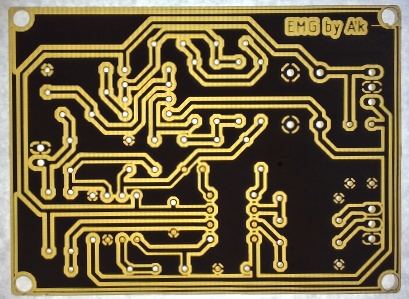
#> input picture test_functions/testpcb.jpg, 409 x 299 px, found by its file name
$ python Trace_Copper.py
#> lines starting #> are read from the running program, lines starting #| are printed output that depends on the picture; after the words box and inside, x2 and y2 are one past the last pixel; in counts of white or black regions, pixels touching at a corner belong together
import cv2
import numpy as np
import matplotlib.pyplot as plt
from skimage import measure
from skimage.morphology import disk, closing, opening, dilation
import random

# Load the image
image_path = "test_functions/testpcb.jpg"  # Update this path as needed
image_pcb = cv2.imread(image_path)
#> image_pcb is the input picture: shape (299, 409, 3); mean B, G, R 67.3, 101, 114.5

if image_pcb is None:
    print(f"Error: Could not load image from {image_path}")
else:
    # Convert to RGB for display
    image_rgb = cv2.cvtColor(image_pcb, cv2.COLOR_BGR2RGB)

    # Convert to HSV for better color segmentation
    hsv = cv2.cvtColor(image_pcb, cv2.COLOR_BGR2HSV)
#> hsv: shape (299, 409, 3); mean H, S, V 40.4, 114.5, 115.2

    # Define range for copper/gold color (golden yellow)
    lower_copper = np.array([15, 50, 100])
    upper_copper = np.array([30, 255, 255])

    # Create mask for copper
    copper_mask = cv2.inRange(hsv, lower_copper, upper_copper)
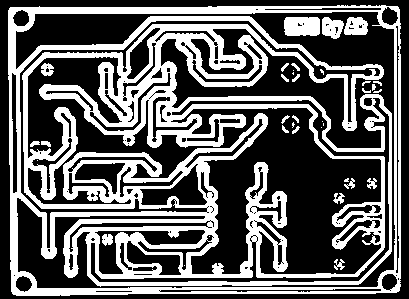
#> copper_mask: shape (299, 409); 37.9% white; 36 white regions (12 under 20 px), largest, box (x1, y1, x2, y2) and area: (8, 5, 401, 296) 44023, (284, 17, 320, 36) 648, (344, 17, 368, 35) 347

    # Apply morphological operations to clean up the mask
    kernel = np.ones((3, 3), np.uint8)
    copper_mask = cv2.morphologyEx(copper_mask, cv2.MORPH_OPEN, kernel, iterations=1)
#> copper_mask: shape (299, 409); 36.7% white; 49 white regions (22 under 20 px), largest, box (x1, y1, x2, y2) and area: (8, 6, 392, 296) 39934, (377, 5, 401, 225) 785, (284, 17, 320, 36) 647
    copper_mask = cv2.morphologyEx(copper_mask, cv2.MORPH_CLOSE, kernel, iterations=2)
#> copper_mask: shape (299, 409); 49.2% white; 14 white regions (7 under 20 px)

    # Label connected components in the mask
    labels = measure.label(copper_mask, connectivity=2)
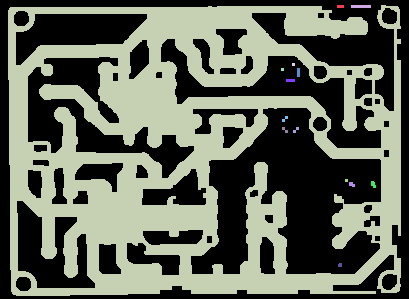
#> labels: shape (299, 409) int64; 15 distinct labels, from 0 to 14; one colour per label, 0 black
    props = measure.regionprops(labels)
#> props = 14 regions; largest, box (x1, y1, x2, y2) and area: (8, 5, 401, 296) 59888, (351, 5, 371, 8) 60, (297, 68, 300, 77) 27, (286, 79, 295, 82) 27, (371, 181, 376, 188) 26

    # Filter small regions (noise)
    min_area = 50  # Adjust this threshold as needed
    filtered_mask = np.zeros_like(copper_mask)
    for prop in props:
        if prop.area >= min_area:
            filtered_mask[labels == prop.label] = 255
#> this loop made 14 passes
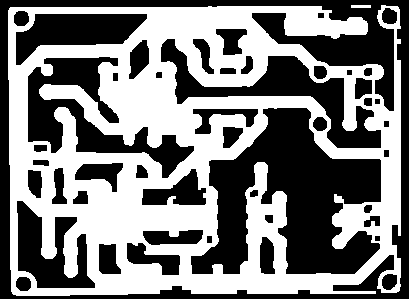
#> filtered_mask: shape (299, 409); 49% white; 2 white regions, box (x1, y1, x2, y2) and area: (8, 5, 401, 296) 59888, (351, 5, 371, 8) 60

    # Display original mask and filtered mask
    plt.figure(figsize=(15, 10))
    plt.subplot(2, 2, 1), plt.imshow(image_rgb), plt.title("Original PCB")
    plt.subplot(2, 2, 2), plt.imshow(copper_mask, cmap="gray"), plt.title("Copper Mask")
    plt.subplot(2, 2, 3), plt.imshow(filtered_mask, cmap="gray"), plt.title(
        "Filtered Copper Mask"
    )

    # Create an RGB version of the image with only the copper traces
    copper_only = cv2.bitwise_and(image_rgb, image_rgb, mask=filtered_mask)
    plt.subplot(2, 2, 4), plt.imshow(copper_only), plt.title("Copper Traces Only")
    plt.tight_layout()
    plt.show()

    # Now extract individual traces
    # Dilate to merge closely connected traces
    dilated = dilation(filtered_mask, disk(1))
#> dilated: shape (299, 409); 55.4% white; 47 black regions (9 under 20 px), largest, box (x1, y1, x2, y2) and area: (192, 109, 380, 273) 15770, (0, 0, 409, 299) 13529, (29, 58, 193, 177) 5752

    # Label connected components again
    labels = measure.label(dilated, connectivity=2)
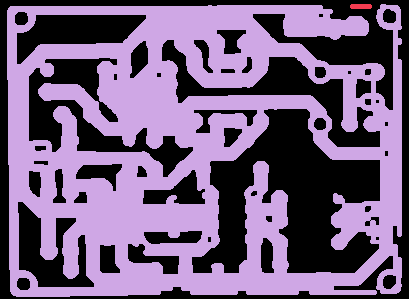
#> labels: shape (299, 409) int64; 3 distinct labels, from 0 to 2; one colour per label, 0 black
    num_traces = labels.max()
#> num_traces = 2

    # Create colorful visualization of individual traces
    trace_colors = np.zeros((*labels.shape, 3), dtype=np.uint8)

    # Generate random colors for each trace
    colors = []
    for i in range(num_traces + 1):
        if i == 0:  # Background
            colors.append([0, 0, 0])
        else:
            colors.append(
                [
                    random.randint(50, 255),
                    random.randint(50, 255),
                    random.randint(50, 255),
                ]
            )

    # Assign colors to each trace
    for i in range(num_traces + 1):
        trace_colors[labels == i] = colors[i]
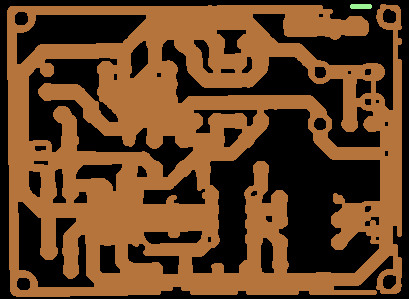
#> trace_colors: shape (299, 409, 3); mean of channels 0, 1, 2 33.3, 64.4, 99.7; drawn as B, G, R

    # Display individual traces with unique colors
    plt.figure(figsize=(15, 10))
    plt.subplot(1, 2, 1), plt.imshow(image_rgb), plt.title("Original PCB")
    plt.subplot(1, 2, 2), plt.imshow(trace_colors), plt.title(
        f"Identified Traces (Total: {num_traces})"
    )
    plt.tight_layout()
    plt.show()

    # Display some individual traces
    plt.figure(figsize=(15, 10))
    num_to_show = min(8, num_traces)
#> num_to_show = 2
    trace_indices = sorted(
        range(1, num_traces + 1), key=lambda x: np.sum(labels == x), reverse=True
    )[:num_to_show]
#> trace_indices = [2, 1]

    for i, trace_idx in enumerate(trace_indices):
        single_trace = np.zeros_like(filtered_mask)
        single_trace[labels == trace_idx] = 255

        # Apply the mask to the original image
        trace_rgb = cv2.bitwise_and(
            image_rgb, image_rgb, mask=single_trace.astype(np.uint8)
        )

        plt.subplot(2, 4, i + 1)
        plt.imshow(trace_rgb)
        plt.title(f"Trace #{trace_idx}")
        plt.axis("off")
#> this loop made 2 passes
#> trace_idx on passes 1 to 2: 2, 1
#> pass 1, `trace_rgb = cv2.bitwise_and( image_rgb, image_rgb, mask=single_trace.a..`:
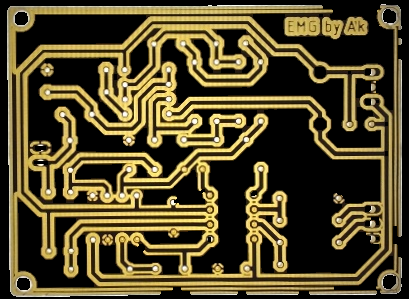
#> trace_rgb: shape (299, 409, 3); mean R, G, B 85.2, 74.1, 41.8
#> pass 2, `trace_rgb = cv2.bitwise_and( image_rgb, image_rgb, mask=single_trace.a..`:
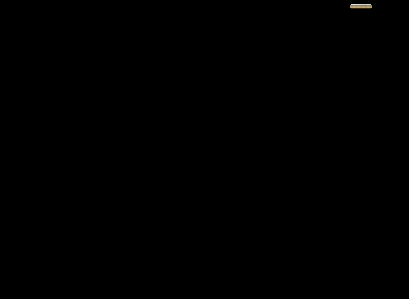
#> trace_rgb: shape (299, 409, 3); mean R, G, B 0.1, 0.1, 0.1
#> after the loop: single_trace: shape (299, 409); 0.09% white; 1 white region, box (x1, y1, x2, y2) and area: (350, 4, 372, 9) 106

    plt.tight_layout()
    plt.show()

    # Extract the largest traces and show them individually
    print(f"Found {num_traces} copper traces in the PCB image")
#| Found 2 copper traces in the PCB image
    print("Displaying the largest individual traces:")

    # Calculate area of each trace
    trace_areas = []
    for i in range(1, num_traces + 1):
        area = np.sum(labels == i)
        trace_areas.append((i, area))
#> this loop made 2 passes
#> area on passes 1 to 2: 106, 67645
#> after the loop, trace_areas = [(1, 106), (2, 67645)]

    # Sort traces by area (largest first)
    trace_areas.sort(key=lambda x: x[1], reverse=True)

    # Display top 5 largest traces individually
    plt.figure(figsize=(15, 10))
    for i in range(min(5, len(trace_areas))):
        trace_idx, area = trace_areas[i]
        single_trace = np.zeros_like(filtered_mask)
        single_trace[labels == trace_idx] = 255

        # Apply the mask to the original image
        trace_rgb = cv2.bitwise_and(
            image_rgb, image_rgb, mask=single_trace.astype(np.uint8)
        )

        plt.subplot(1, 5, i + 1)
        plt.imshow(trace_rgb)
        plt.title(f"Trace {i+1}\nArea: {area}")
        plt.axis("off")
#> this loop made 2 passes

    plt.tight_layout()
    plt.show()
